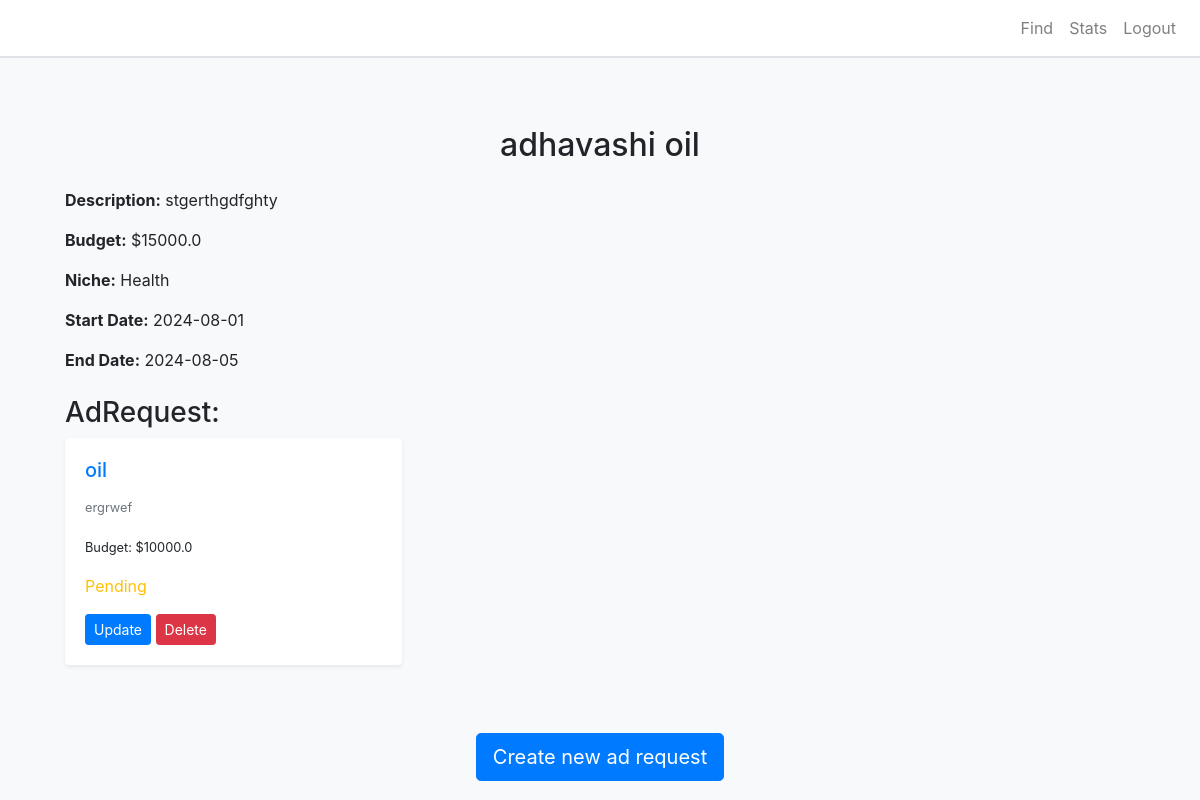
Before: /campaign_details/1 with the older database file.
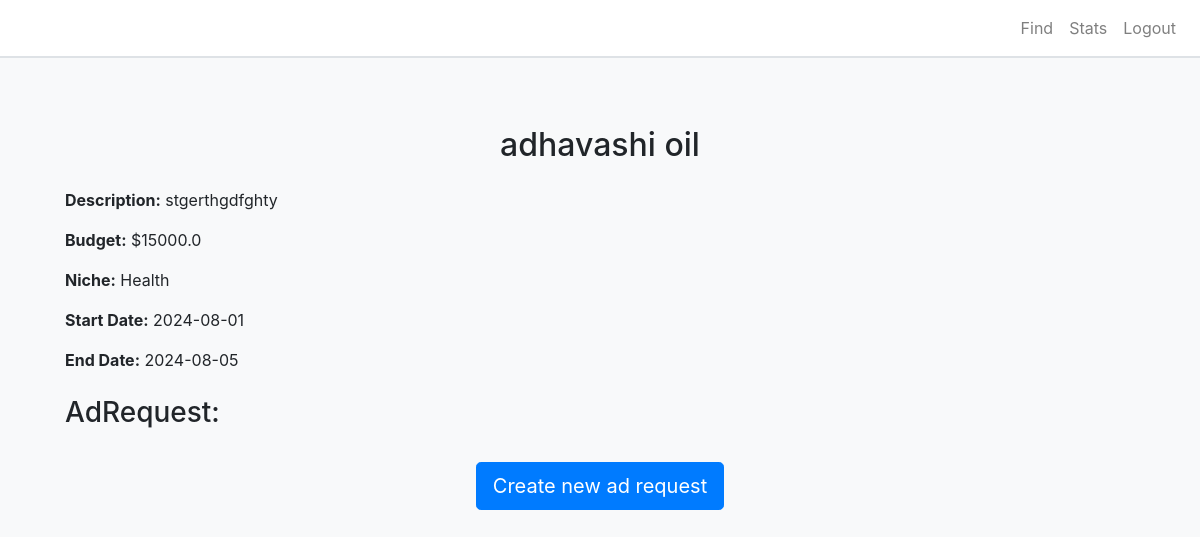
After: the same page with the newer database file.
### app.py (models this page shows, shortened)
class Campaign(db.Model):
    id = db.Column(db.Integer, primary_key=True)
    title = db.Column(db.String(100), nullable=False)
    description = db.Column(db.Text, nullable=False)
    image = db.Column(db.String(200), nullable=True)
    niche = db.Column(db.String(50), nullable=False)
    budget = db.Column(db.Float, nullable=False)
    is_public = db.Column(db.Boolean, nullable=False, default=True)
    start_date = db.Column(db.DateTime, nullable=False)
    end_date = db.Column(db.DateTime, nullable=False)
    is_flagged = db.Column(db.Boolean, default=False)
    influencer_id = db.Column(db.Integer, db.ForeignKey('influencers.id'))
    influencer = db.relationship('Influencer', back_populates='campaigns')
    sponsor_id = db.Column(db.Integer, db.ForeignKey('sponsors.id'), nullable=False)
    ad_requests = db.relationship('AdRequest', back_populates='campaign', cascade='all, delete-orphan')
    sponsor = db.relationship('Sponsor', backref='campaigns')

class AdRequest(db.Model):
    id = db.Column(db.Integer, primary_key=True)
    ad_name = db.Column(db.String(100), nullable=False)
    description = db.Column(db.String(500), nullable=False)
    terms = db.Column(db.String(500), nullable=True)
    payment = db.Column(db.Float, nullable=False)
    influencer_name = db.Column(db.String(100), nullable=True)
    influencer_id = db.Column(db.Integer, db.ForeignKey('influencers.id'), nullable=True)
    campaign_id = db.Column(db.Integer, db.ForeignKey('campaign.id'), nullable=False)
    negotiation_status = db.Column(db.String(20), nullable=False, default='no negotiation')
    modified_terms = db.Column(db.Text, nullable=True)
    modified_payment = db.Column(db.Float, nullable=True)
    created_by = db.Column(db.String(20), nullable=False)
    created_at = db.Column(db.DateTime, default=datetime.utcnow)
    campaign = db.relationship('Campaign', back_populates='ad_requests')
    sponsor_id = db.Column(db.Integer, db.ForeignKey('sponsors.id'), nullable=False)
    status = db.Column(db.String(50), default='pending')

### app.py (the view)
@app.route('/campaign_details/<int:campaign_id>', methods=['GET','POST'] )
def campaign_details(campaign_id):
    campaign= Campaign.query.get_or_404(campaign_id)
    user_role = session.get('user_role')
    ad_requests = AdRequest.query.filter_by(campaign_id=campaign.id).all()
    influencers=Influencer.query.all()
    return render_template('campaign_details.html', campaign=campaign, ad_requests=ad_requests,  influencers=influencers ,user_role=user_role)

### templates/campaign_details.html (shortened to what this page needs)
{% extends "base.html" %} {% block title %}Campaign Details{% endblock %} {%
block content %}
<div class="container mt-5">
  <h2 class="text-center">{{ campaign.title }}</h2>
  <div class="campaign-detail mt-4">
    <p><strong>Description:</strong> {{ campaign.description }}</p>
    <p><strong>Budget:</strong> ${{ campaign.budget }}</p>
    <p><strong>Niche:</strong> {{ campaign.niche }}</p>
    <p>
      <strong>Start Date:</strong> {{ campaign.start_date.strftime("%Y-%m-%d")
      }}
    </p>
    <p>
      <strong>End Date:</strong> {{ campaign.end_date.strftime("%Y-%m-%d") }}
    </p>
    <h3 class="mt-4">AdRequest:</h3>
    <div class="row">
      {% for request in ad_requests %}
      <div class="col-md-4 mb-4">
        <div class="card shadow-sm">
          <div class="card-body">
            <h5 class="card-title">
              <a href="{{ url_for('view_ad', source='details',request_id=request.id) }}">
                {{ request.ad_name }}
              </a>
            </h5>
            <p class="card-text">
              <small class="text-muted">{{ request.terms }}</small>
              <p><small>Budget: ${{ request.payment }}</small></p>
              {% if request.status == 'pending' %}
              <p class="text-warning">Pending</p>
              {% endif %}
            </p>
            <div class="mt-3">
              <a
              href="{{ url_for('update_adrequest',campaign_id=request.campaign_id) }}"
              class="btn btn-primary btn-sm"
              >Update</a
            >
              <form
                action="{{ url_for('delete_ad', request_id=request.id) }}"
                method="POST"
                style="display: inline"
              >
                <button type="submit" class="btn btn-danger btn-sm">
                  Delete
                </button>
              </form>
            </div>
          </div>
        </div>
      </div>
      {% endfor %}
    </div>
  </div>
  <div class="text-center mt-4">
    <a
      href="{{ url_for('create_add_request',campaign_id=campaign.id) }} "
      class="btn btn-primary btn-lg"
    >
       Create new ad request
    </a>
  </div>
</div>
{% endblock %}

### templates/base.html (shortened to what this page needs)
<!DOCTYPE html>
<html lang="en">
  <head>
    <link
      rel="stylesheet"
      href="https://stackpath.bootstrapcdn.com/bootstrap/4.5.2/css/bootstrap.min.css"
    />
  </head>
  <body>
    <nav class="navbar navbar-expand-lg navbar-light">
      <div class="collapse navbar-collapse">
        <ul class="navbar-nav ml-auto">
          <li class="nav-item">
            <a
              class="nav-link"
              href=""
            >
            </a>
          </li>
          <li class="nav-item">
            <a
              class="nav-link"
              href=""
              >Find</a
            >
          </li>
          <li class="nav-item">
            <a
              class="nav-link"
              href=""
              >Stats</a
            >
          </li>
          <li class="nav-item">
            <a class="nav-link" href="{{ url_for('logout') }}">Logout</a>
          </li>
        </ul>
      </div>
    </nav>
    <div class="container dashboard">
       {% block content %}{% endblock %}
    </div>
  </body>
</html>

### templates/base.html (style rules this page uses)
body { background-color: #f8f9fa; }
.navbar { background-color: #ffffff; border-bottom: 2px solid #dee2e6; }
.navbar-nav .nav-link { color: #495057; }
.dashboard { padding: 20px; }

Changed rows visible on the page:
removed AdRequest: ad_name "oil", terms "ergrwef", payment "10000.0", status "Pending"
